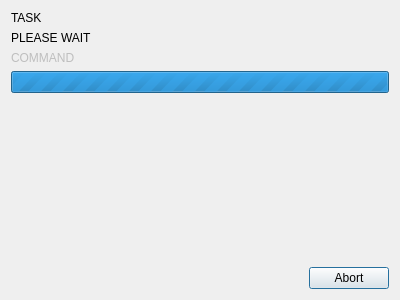
<?xml version="1.0" encoding="UTF-8"?>
<ui version="4.0">
 <class>ProcessDialog</class>
 <widget class="QDialog" name="ProcessDialog">
  <property name="geometry">
   <rect>
    <x>0</x>
    <y>0</y>
    <width>400</width>
    <height>300</height>
   </rect>
  </property>
  <layout class="QVBoxLayout" name="verticalLayout">
   <item>
    <widget class="QLabel" name="titleLabel">
     <property name="text">
      <string notr="true">TASK</string>
     </property>
    </widget>
   </item>
   <item>
    <widget class="QElidedLabel" name="statusLabel">
     <property name="sizePolicy">
      <sizepolicy hsizetype="Ignored" vsizetype="Preferred">
       <horstretch>0</horstretch>
       <verstretch>0</verstretch>
      </sizepolicy>
     </property>
     <property name="text">
      <string notr="true">PLEASE WAIT</string>
     </property>
    </widget>
   </item>
   <item>
    <widget class="QElidedLabel" name="commandLabel">
     <property name="enabled">
      <bool>false</bool>
     </property>
     <property name="sizePolicy">
      <sizepolicy hsizetype="Ignored" vsizetype="Preferred">
       <horstretch>0</horstretch>
       <verstretch>0</verstretch>
      </sizepolicy>
     </property>
     <property name="text">
      <string notr="true">COMMAND</string>
     </property>
     <property name="alignment">
      <set>Qt::AlignmentFlag::AlignLeading|Qt::AlignmentFlag::AlignLeft|Qt::AlignmentFlag::AlignTop</set>
     </property>
    </widget>
   </item>
   <item>
    <widget class="QProgressBar" name="progressBar">
     <property name="maximum">
      <number>0</number>
     </property>
     <property name="value">
      <number>0</number>
     </property>
     <property name="textVisible">
      <bool>false</bool>
     </property>
    </widget>
   </item>
   <item>
    <spacer name="verticalSpacer">
     <property name="orientation">
      <enum>Qt::Orientation::Vertical</enum>
     </property>
     <property name="sizeHint" stdset="0">
      <size>
       <width>20</width>
       <height>40</height>
      </size>
     </property>
    </spacer>
   </item>
   <item>
    <widget class="QDialogButtonBox" name="buttonBox">
     <property name="focusPolicy">
      <enum>Qt::FocusPolicy::ClickFocus</enum>
     </property>
     <property name="orientation">
      <enum>Qt::Orientation::Horizontal</enum>
     </property>
     <property name="standardButtons">
      <set>QDialogButtonBox::StandardButton::Abort</set>
     </property>
    </widget>
   </item>
  </layout>
 </widget>
 <customwidgets>
  <customwidget>
   <class>QElidedLabel</class>
   <extends>QLabel</extends>
   <header location="global">gitfourchette.toolbox.qelidedlabel</header>
  </customwidget>
 </customwidgets>
 <resources/>
 <connections>
  <connection>
   <sender>buttonBox</sender>
   <signal>accepted()</signal>
   <receiver>ProcessDialog</receiver>
   <slot>accept()</slot>
   <hints>
    <hint type="sourcelabel">
     <x>230</x>
     <y>278</y>
    </hint>
    <hint type="destinationlabel">
     <x>157</x>
     <y>274</y>
    </hint>
   </hints>
  </connection>
  <connection>
   <sender>buttonBox</sender>
   <signal>rejected()</signal>
   <receiver>ProcessDialog</receiver>
   <slot>reject()</slot>
   <hints>
    <hint type="sourcelabel">
     <x>298</x>
     <y>284</y>
    </hint>
    <hint type="destinationlabel">
     <x>286</x>
     <y>274</y>
    </hint>
   </hints>
  </connection>
 </connections>
</ui>
